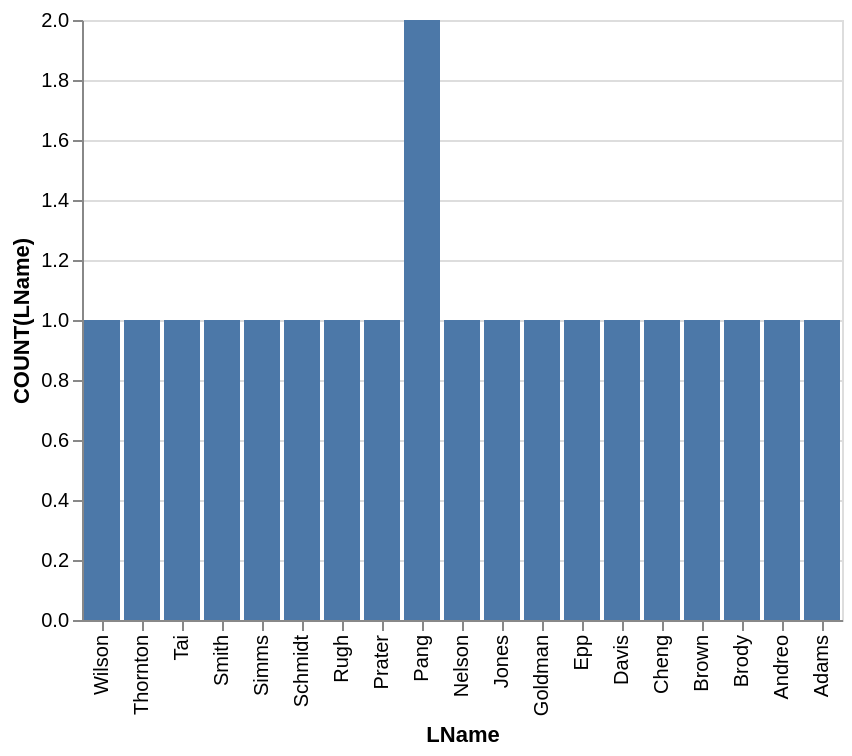

This figure's Vega-Lite source:
### Vega-Lite specification from a JSON file in a GitHub repository (floating-point values rounded to 4 significant figures)
{"data": {"values": [{"x_data": "Wilson", "y_data": 1}, {"x_data": "Thornton", "y_data": 1}, {"x_data": "Tai", "y_data": 1}, {"x_data": "Smith", "y_data": 1}, {"x_data": "Simms", "y_data": 1}, {"x_data": "Schmidt", "y_data": 1}, {"x_data": "Rugh", "y_data": 1}, {"x_data": "Prater", "y_data": 1}, {"x_data": "Pang", "y_data": 2}, {"x_data": "Nelson", "y_data": 1}, {"x_data": "Jones", "y_data": 1}, {"x_data": "Goldman", "y_data": 1}, {"x_data": "Epp", "y_data": 1}, {"x_data": "Davis", "y_data": 1}, {"x_data": "Cheng", "y_data": 1}, {"x_data": "Brown", "y_data": 1}, {"x_data": "Brody", "y_data": 1}, {"x_data": "Andreo", "y_data": 1}, {"x_data": "Adams", "y_data": 1}]}, "mark": "bar", "encoding": {"x": {"field": "x_data", "type": "nominal", "title": "LName", "sort": "descending"}, "y": {"field": "y_data", "type": "quantitative", "title": "COUNT(LName)"}}}
